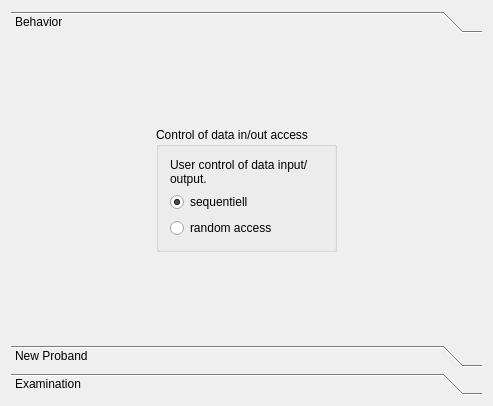
<?xml version="1.0" encoding="UTF-8"?>
<ui version="4.0">
 <class>MainWidget</class>
 <widget class="QWidget" name="MainWidget">
  <property name="geometry">
   <rect>
    <x>0</x>
    <y>0</y>
    <width>493</width>
    <height>406</height>
   </rect>
  </property>
  <property name="windowTitle">
   <string>MainWidget</string>
  </property>
  <layout class="QGridLayout" name="gridLayout">
   <item row="0" column="0">
    <widget class="QToolBox" name="toolBox">
     <property name="currentIndex">
      <number>0</number>
     </property>
     <widget class="QWidget" name="Behavior">
      <attribute name="label">
       <string>Behavior</string>
      </attribute>
      <layout class="QGridLayout" name="gridLayout_2">
       <item row="1" column="0">
        <spacer name="horizontalSpacer_5">
         <property name="orientation">
          <enum>Qt::Horizontal</enum>
         </property>
         <property name="sizeHint" stdset="0">
          <size>
           <width>40</width>
           <height>20</height>
          </size>
         </property>
        </spacer>
       </item>
       <item row="0" column="1">
        <spacer name="verticalSpacer_3">
         <property name="orientation">
          <enum>Qt::Vertical</enum>
         </property>
         <property name="sizeHint" stdset="0">
          <size>
           <width>20</width>
           <height>40</height>
          </size>
         </property>
        </spacer>
       </item>
       <item row="2" column="1">
        <spacer name="verticalSpacer">
         <property name="orientation">
          <enum>Qt::Vertical</enum>
         </property>
         <property name="sizeHint" stdset="0">
          <size>
           <width>20</width>
           <height>40</height>
          </size>
         </property>
        </spacer>
       </item>
       <item row="1" column="1">
        <widget class="QGroupBox" name="groupBox">
         <property name="title">
          <string>Control of data in/out access</string>
         </property>
         <layout class="QGridLayout" name="gridLayout_4">
          <item row="2" column="1">
           <widget class="QRadioButton" name="radioButtonRandomAccess">
            <property name="text">
             <string>random access</string>
            </property>
           </widget>
          </item>
          <item row="0" column="1">
           <widget class="QLabel" name="label_3">
            <property name="text">
             <string>User control of data input/output.</string>
            </property>
            <property name="wordWrap">
             <bool>true</bool>
            </property>
           </widget>
          </item>
          <item row="1" column="1">
           <widget class="QRadioButton" name="radioButtonSequential">
            <property name="text">
             <string>sequentiell</string>
            </property>
            <property name="checked">
             <bool>true</bool>
            </property>
           </widget>
          </item>
         </layout>
        </widget>
       </item>
       <item row="1" column="2">
        <spacer name="horizontalSpacer_6">
         <property name="orientation">
          <enum>Qt::Horizontal</enum>
         </property>
         <property name="sizeHint" stdset="0">
          <size>
           <width>40</width>
           <height>20</height>
          </size>
         </property>
        </spacer>
       </item>
      </layout>
     </widget>
     <widget class="QWidget" name="NewProband">
      <property name="geometry">
       <rect>
        <x>0</x>
        <y>0</y>
        <width>475</width>
        <height>286</height>
       </rect>
      </property>
      <attribute name="label">
       <string>New Proband</string>
      </attribute>
      <layout class="QGridLayout" name="gridLayout_5">
       <item row="1" column="1">
        <widget class="QGroupBox" name="groupBox_2">
         <property name="title">
          <string>Scan SIC from Running Chit!</string>
         </property>
         <property name="alignment">
          <set>Qt::AlignCenter</set>
         </property>
         <layout class="QGridLayout" name="gridLayout_3">
          <item row="0" column="0">
           <widget class="QLabel" name="label">
            <property name="text">
             <string>SIC:</string>
            </property>
            <property name="alignment">
             <set>Qt::AlignCenter</set>
            </property>
           </widget>
          </item>
          <item row="1" column="0">
           <widget class="QLabel" name="label_2">
            <property name="font">
             <font>
              <pointsize>20</pointsize>
             </font>
            </property>
            <property name="layoutDirection">
             <enum>Qt::LeftToRight</enum>
            </property>
            <property name="text">
             <string>--------------</string>
            </property>
            <property name="alignment">
             <set>Qt::AlignCenter</set>
            </property>
           </widget>
          </item>
         </layout>
        </widget>
       </item>
       <item row="0" column="1">
        <spacer name="verticalSpacer_4">
         <property name="orientation">
          <enum>Qt::Vertical</enum>
         </property>
         <property name="sizeHint" stdset="0">
          <size>
           <width>20</width>
           <height>40</height>
          </size>
         </property>
        </spacer>
       </item>
       <item row="1" column="0">
        <spacer name="horizontalSpacer">
         <property name="orientation">
          <enum>Qt::Horizontal</enum>
         </property>
         <property name="sizeHint" stdset="0">
          <size>
           <width>40</width>
           <height>20</height>
          </size>
         </property>
        </spacer>
       </item>
       <item row="2" column="1">
        <spacer name="verticalSpacer_2">
         <property name="orientation">
          <enum>Qt::Vertical</enum>
         </property>
         <property name="sizeHint" stdset="0">
          <size>
           <width>20</width>
           <height>40</height>
          </size>
         </property>
        </spacer>
       </item>
       <item row="1" column="2">
        <spacer name="horizontalSpacer_2">
         <property name="orientation">
          <enum>Qt::Horizontal</enum>
         </property>
         <property name="sizeHint" stdset="0">
          <size>
           <width>40</width>
           <height>20</height>
          </size>
         </property>
        </spacer>
       </item>
      </layout>
     </widget>
     <widget class="QWidget" name="pageExamination">
      <property name="geometry">
       <rect>
        <x>0</x>
        <y>0</y>
        <width>475</width>
        <height>286</height>
       </rect>
      </property>
      <attribute name="label">
       <string>Examination</string>
      </attribute>
      <layout class="QGridLayout" name="gridLayout_6">
       <item row="0" column="1">
        <spacer name="verticalSpacer_6">
         <property name="orientation">
          <enum>Qt::Vertical</enum>
         </property>
         <property name="sizeHint" stdset="0">
          <size>
           <width>20</width>
           <height>40</height>
          </size>
         </property>
        </spacer>
       </item>
       <item row="1" column="1">
        <widget class="QGroupBox" name="groupBox_3">
         <property name="title">
          <string>Planed Examinations</string>
         </property>
         <property name="alignment">
          <set>Qt::AlignCenter</set>
         </property>
         <layout class="QGridLayout" name="gridLayout_7">
          <item row="3" column="0">
           <widget class="QPushButton" name="pushButton_3">
            <property name="text">
             <string>Visus OD with Hole Aperture</string>
            </property>
           </widget>
          </item>
          <item row="1" column="0">
           <widget class="QPushButton" name="pushButton">
            <property name="text">
             <string>Visus OD without Hole Aperture</string>
            </property>
           </widget>
          </item>
          <item row="0" column="0">
           <widget class="QPushButton" name="pushButton_2">
            <property name="text">
             <string>Visus OS without Hole Aperture</string>
            </property>
           </widget>
          </item>
          <item row="2" column="0">
           <widget class="QPushButton" name="pushButton_4">
            <property name="text">
             <string>Visus OS with Hole Aperture</string>
            </property>
           </widget>
          </item>
         </layout>
        </widget>
       </item>
       <item row="1" column="0">
        <spacer name="horizontalSpacer_3">
         <property name="orientation">
          <enum>Qt::Horizontal</enum>
         </property>
         <property name="sizeHint" stdset="0">
          <size>
           <width>40</width>
           <height>20</height>
          </size>
         </property>
        </spacer>
       </item>
       <item row="1" column="2">
        <spacer name="horizontalSpacer_4">
         <property name="orientation">
          <enum>Qt::Horizontal</enum>
         </property>
         <property name="sizeHint" stdset="0">
          <size>
           <width>40</width>
           <height>20</height>
          </size>
         </property>
        </spacer>
       </item>
       <item row="2" column="1">
        <spacer name="verticalSpacer_5">
         <property name="orientation">
          <enum>Qt::Vertical</enum>
         </property>
         <property name="sizeHint" stdset="0">
          <size>
           <width>20</width>
           <height>40</height>
          </size>
         </property>
        </spacer>
       </item>
      </layout>
     </widget>
    </widget>
   </item>
  </layout>
 </widget>
 <layoutdefault spacing="6" margin="11"/>
 <resources/>
 <connections/>
</ui>
